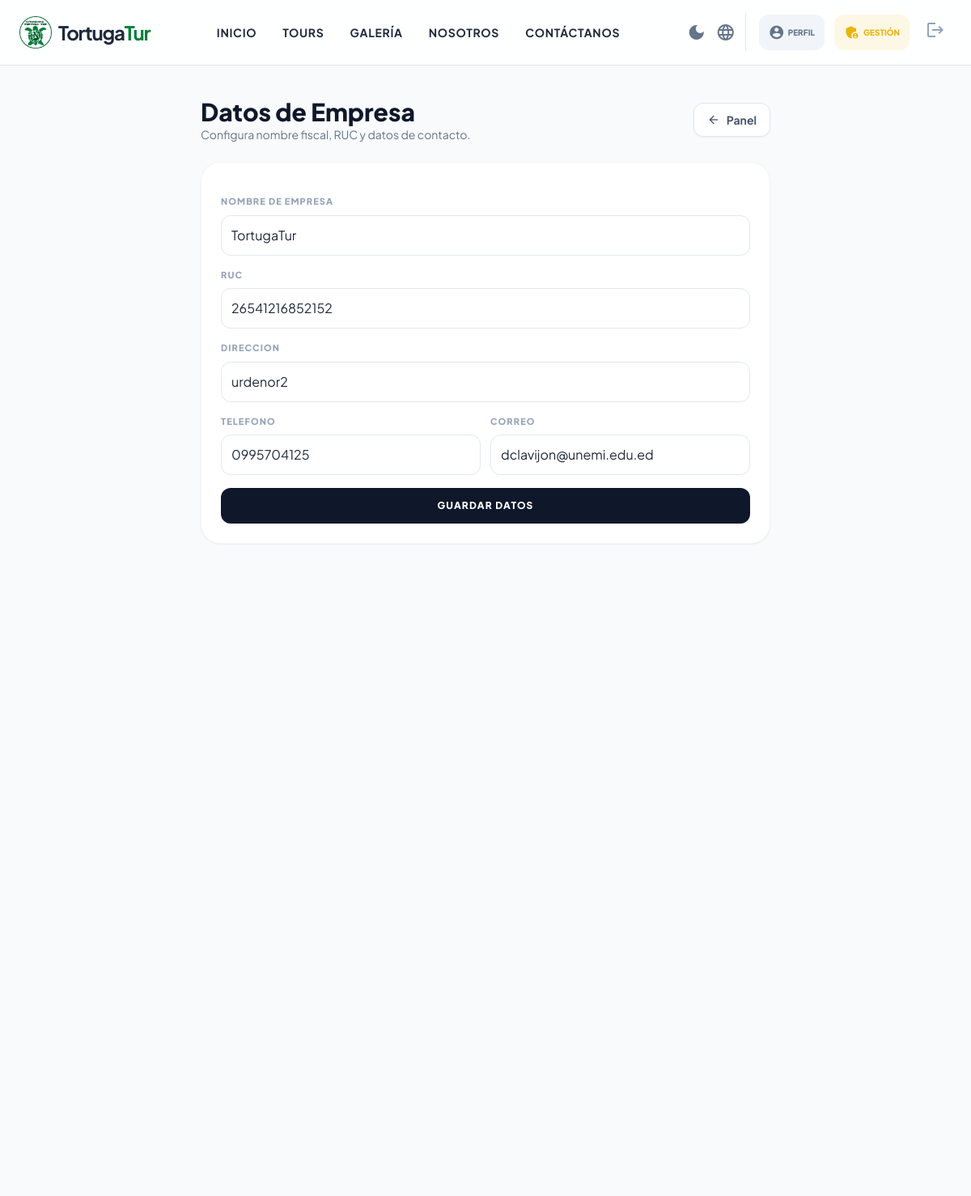
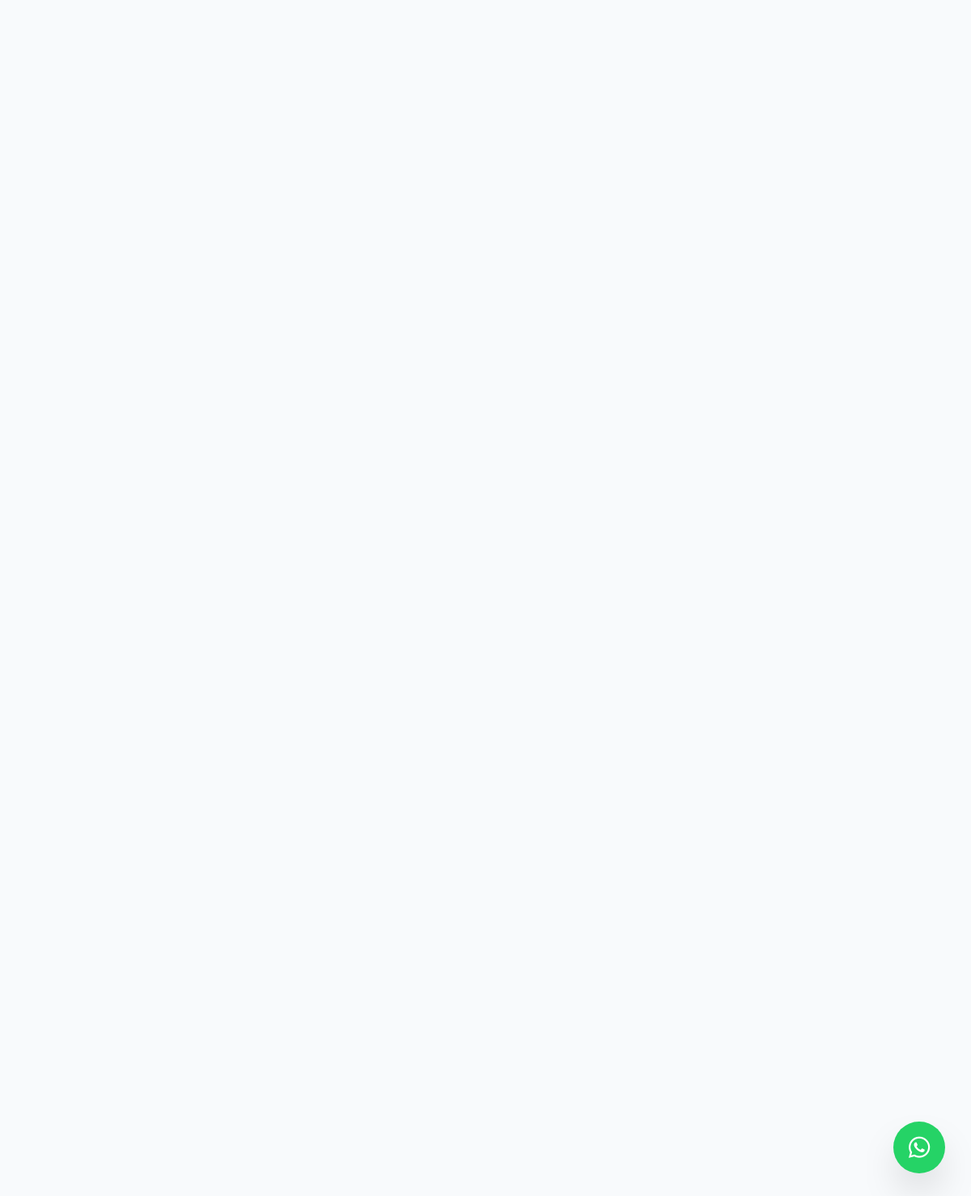
/panel/empresa/ (signed in), run on the app's committed database (2 pictures, top to bottom).
### core/models.py (models this page shows, shortened)
class EmpresaConfig(models.Model):
    nombre_empresa = models.CharField(max_length=150, default="TortugaTur")
    ruc = models.CharField(max_length=30, blank=True, default="")
    direccion = models.CharField(max_length=255, blank=True, default="")
    telefono = models.CharField(max_length=50, blank=True, default="")
    correo = models.EmailField(blank=True, default="")
    class Meta:
        verbose_name = "Configuracion de Empresa"
        verbose_name_plural = "Configuracion de Empresa"

### core/views.py (the view)
# urls.py: path("panel/empresa/", views.empresa_config, name="empresa_config"),
@login_required
@user_passes_test(es_admin)
def empresa_config(request):
    empresa = _empresa_config()
    if request.method == "POST":
        form = EmpresaConfigForm(request.POST, instance=empresa)
        if form.is_valid():
            form.save()
            messages.success(request, "Datos de empresa actualizados.")
            return redirect("empresa_config")
    else:
        form = EmpresaConfigForm(instance=empresa)
    return render(request, "core/panel/empresa_config.html", {"form": form})

### core/forms.py
class EmpresaConfigForm(forms.ModelForm):
    class Meta:
        model = EmpresaConfig
        fields = ["nombre_empresa", "ruc", "direccion", "telefono", "correo"]
        widgets = {
            "nombre_empresa": forms.TextInput(attrs={"class": "w-full p-3 border border-slate-200 rounded-xl outline-none focus:border-primary"}),
            "ruc": forms.TextInput(attrs={"class": "w-full p-3 border border-slate-200 rounded-xl outline-none focus:border-primary"}),
            "direccion": forms.TextInput(attrs={"class": "w-full p-3 border border-slate-200 rounded-xl outline-none focus:border-primary"}),
            "telefono": forms.TextInput(attrs={"class": "w-full p-3 border border-slate-200 rounded-xl outline-none focus:border-primary"}),
            "correo": forms.EmailInput(attrs={"class": "w-full p-3 border border-slate-200 rounded-xl outline-none focus:border-primary"}),
        }

### core/context_processors.py (called while the page is built)
def whatsapp_number(request):
    return {"WHATSAPP_NUMBER": getattr(settings, "WHATSAPP_NUMBER", "")}

### core/views.py (called while the page is built)
def es_admin(user):
    return user.is_staff or user.is_superuser

def _empresa_config():
    empresa, _ = EmpresaConfig.objects.get_or_create(id=1, defaults={"nombre_empresa": "TortugaTur"})
    return empresa

### core/templates/core/panel/empresa_config.html (shortened to what this page needs)
{% extends "core/base.html" %}
{% block content %}
<div class="bg-slate-50 min-h-screen py-10">
    <div class="max-w-3xl mx-auto px-4 sm:px-6 lg:px-8 space-y-6">
        <div class="flex items-center justify-between gap-3">
            <div>
                <h1 class="text-3xl font-black text-slate-900">Datos de Empresa</h1>
                <p class="text-sm text-slate-500">Configura nombre fiscal, RUC y datos de contacto.</p>
            </div>
            <a href="{% url 'panel_admin' %}"
                class="inline-flex items-center gap-2 px-4 py-2 rounded-xl bg-white border border-slate-200 text-slate-600 hover:text-primary hover:border-primary/30 transition-all font-bold text-sm shadow-sm">
                <span class="material-icons text-base">arrow_back</span>
                Panel
            </a>
        </div>
        <div class="bg-white rounded-3xl border border-slate-100 shadow-sm p-6">
            <form method="post" class="space-y-4">
                <div>
                    <label class="block text-[11px] font-black uppercase tracking-widest text-slate-400 mb-2">Nombre de empresa</label>
                    {{ form.nombre_empresa }}
                </div>
                <div>
                    <label class="block text-[11px] font-black uppercase tracking-widest text-slate-400 mb-2">RUC</label>
                    {{ form.ruc }}
                </div>
                <div>
                    <label class="block text-[11px] font-black uppercase tracking-widest text-slate-400 mb-2">Direccion</label>
                    {{ form.direccion }}
                </div>
                <div class="grid grid-cols-1 md:grid-cols-2 gap-3">
                    <div>
                        <label class="block text-[11px] font-black uppercase tracking-widest text-slate-400 mb-2">Telefono</label>
                        {{ form.telefono }}
                    </div>
                    <div>
                        <label class="block text-[11px] font-black uppercase tracking-widest text-slate-400 mb-2">Correo</label>
                        {{ form.correo }}
                    </div>
                </div>
                <button type="submit"
                    class="w-full h-11 bg-slate-900 text-white rounded-xl font-black text-xs tracking-widest hover:bg-primary transition">
                    GUARDAR DATOS
                </button>
            </form>
        </div>
    </div>
</div>
{% endblock %}

### core/templates/core/base.html (style rules this page uses)
html { top: 0 !important; margin-top: 0 !important; }
body { top: 0px !important; margin-top: 0 !important; position: static !important; }

### data on the page
EmpresaConfig: nombre_empresa "TortugaTur", ruc "26541216852152", direccion "urdenor2", telefono "0995704125", correo "dclavijon@unemi.edu.ed"
